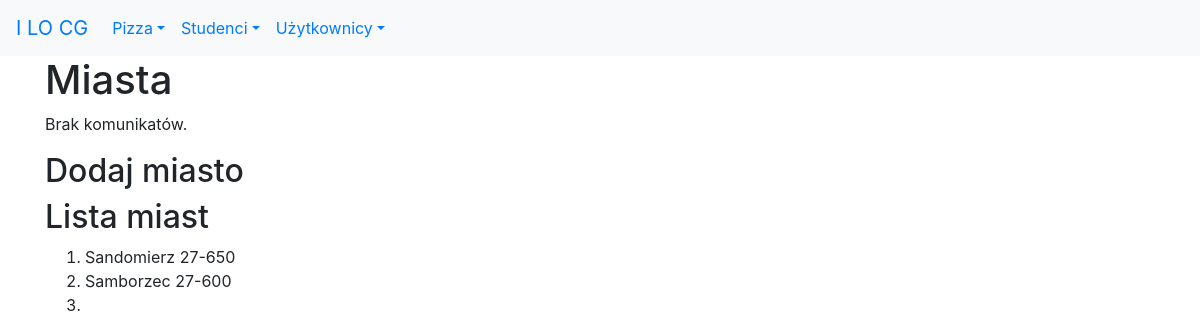
/studenci/miasta/, run on the app's committed database.
### studenci/models.py (models this page shows, shortened)
class Miasto(models.Model):
    nazwa = models.CharField(verbose_name='miasto', max_length=30)
    kod = models.CharField(max_length=6, help_text="Wpisz kod pocztowy")
    class Meta:
        verbose_name_plural = "miasta"

### studenci/views.py (the view)
# urls.py: path('miasta/', views.miasta, name='miasta'),
def miasta(request):
    if request.method == 'POST':
        form = MiastoForm(request.POST)
        if form.is_valid():
            m = Miasto(nazwa=form.cleaned_data['nazwa'], kod=form.cleaned_data['kod'])
            m.save()
            messages.success(request, "Dane zapisano!")
            return redirect(reverse('studenci:miasta'))
        else:
            messages.error(request, "Błędne dane!")
    else:
        form = MiastoForm()
    miasta = Miasto.objects.all()
    kontekst = {
        'miasta': miasta,
        'form': form
    }
    return render(request, 'studenci/miasta.html', kontekst)

### studenci/templates/studenci/miasta.html (shortened to what this page needs)
{% extends 'szablon.html' %}
{% block naglowek %}Miasta{% endblock naglowek %}
{% block tresc %}
<h2>Dodaj miasto</h2>
<h2>Lista miast</h2>
<ol>
    {% for miasto in miasta %}
        <li>{{ miasto.nazwa }}&nbsp;{{ miasto.kod }}</li>
    {% endfor %}
</ol>
{% endblock tresc %}

### data on the page
Miasto: nazwa "Sandomierz", kod "27-650"
Miasto: nazwa "Samborzec", kod "27-600"
